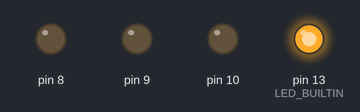
The sketch below on a simulated Arduino Uno, built with avr-gcc and run on an emulated ATmega328P. Shown: output pins drawn as LEDs (lit = HIGH).

Above: at 0.1 s.
At 0.7 s:
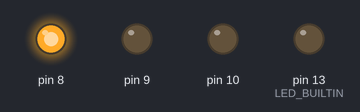
At 1.7 s:
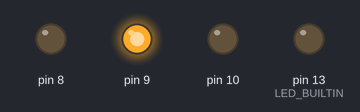
At 2.7 s:
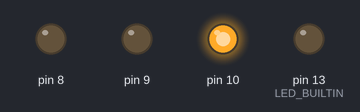
Timing chart, 0 to 3.0 s (numbered marks = the images above):
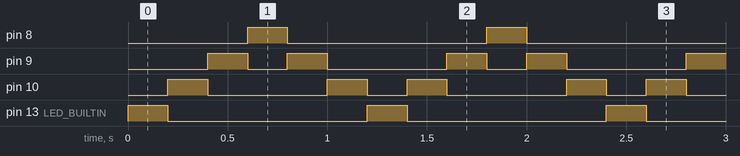

The sketch:

LedSeq.ino
```cpp
void setup() {
  pinMode(LED_BUILTIN, OUTPUT);
  pinMode(10, OUTPUT);
  pinMode(9, OUTPUT);
  pinMode(8, OUTPUT);
  }

void loop() {

  int velocidade = 200;

    digitalWrite(LED_BUILTIN, 1);
    delay(velocidade);
    digitalWrite(LED_BUILTIN, 0);
    digitalWrite(10,1);
    delay(velocidade);
    digitalWrite(10,0);
    digitalWrite(9, 1);
    delay(velocidade);
    digitalWrite(9, 0);
    digitalWrite(8,1);
    delay(velocidade);
    digitalWrite(8,0);
    digitalWrite(9, 1);
    delay(velocidade);
    digitalWrite(9, 0);
    digitalWrite(10,1);
    delay(velocidade);
    digitalWrite(10,0);
}
```

Measured:
- by itself, pin 8, pin 13 (LED_BUILTIN): alternates HIGH for 0.20 s and LOW for 1.0 s
- by itself, pin 9: repeats every 1.2 s: LOW 0.20 s, HIGH 0.20 s, LOW 0.60 s, HIGH 0.20 s
- by itself, pin 10: repeats every 1.2 s: LOW 0.60 s, HIGH 0.20 s, LOW 0.20 s, HIGH 0.20 s
